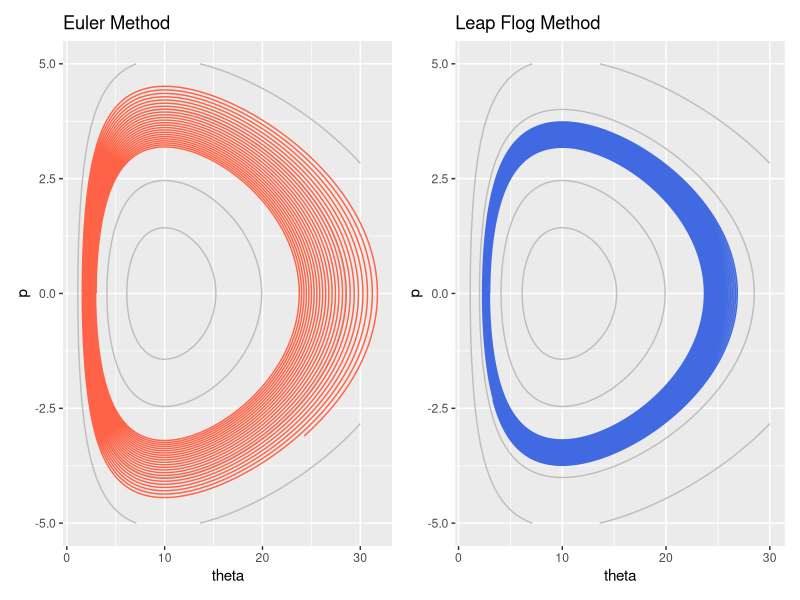
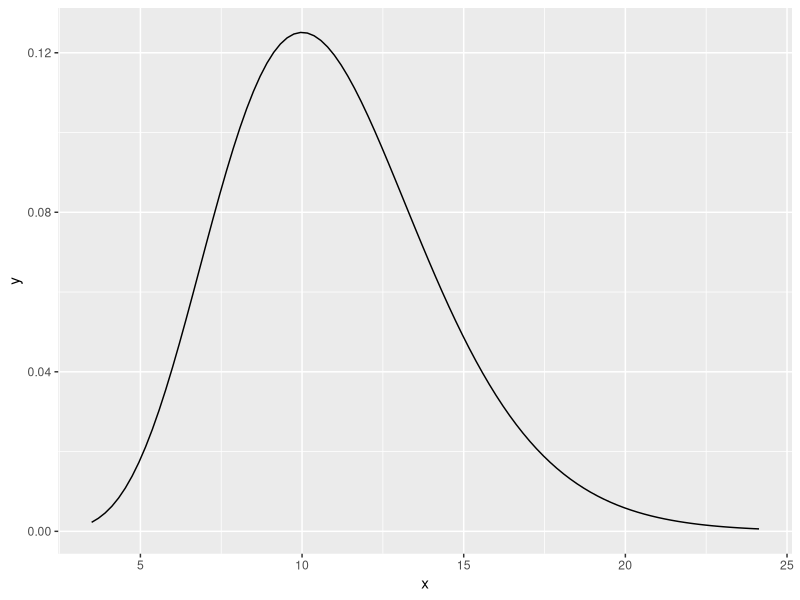
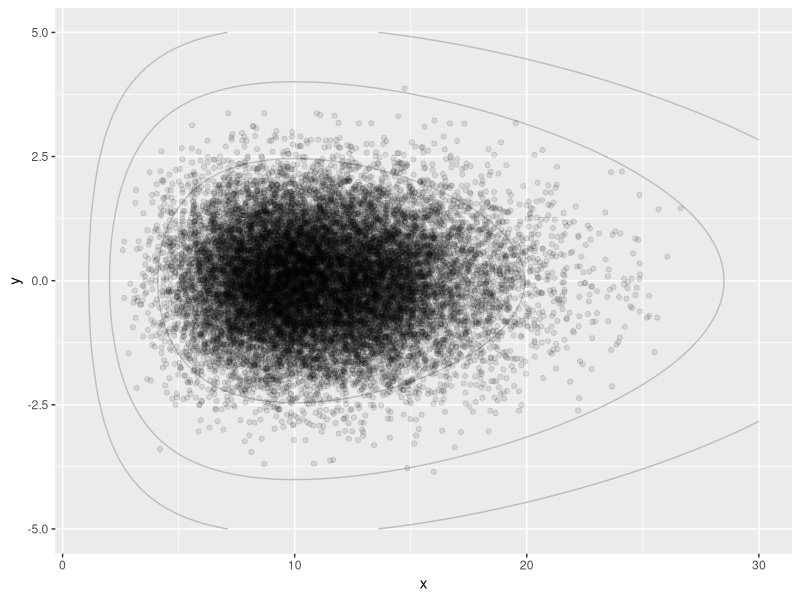
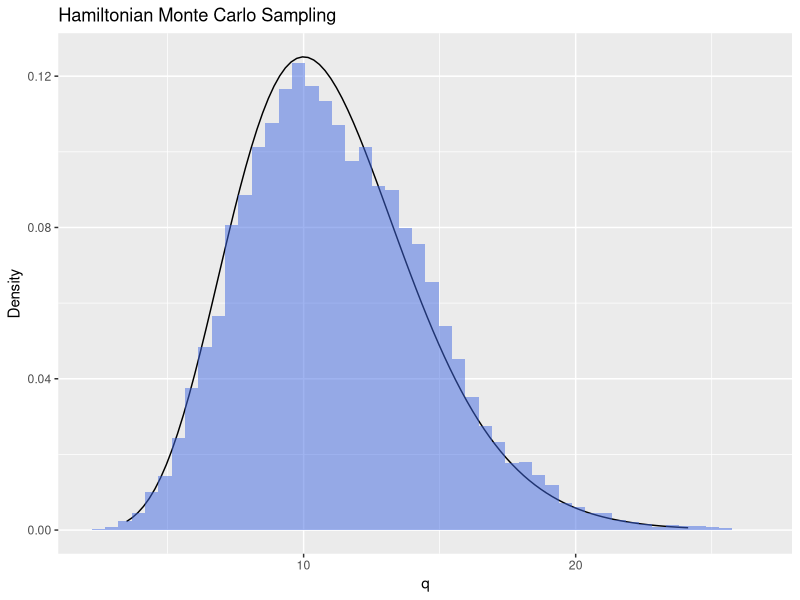

The R script that drew these images, in order:
## ---- chunk 1
knitr::opts_chunk$set(
  echo = TRUE,
  message = FALSE,
  warning = FALSE,
  # out.width = 800,
  # out.height = 600,
  fig.align = "center",
  dev = "ragg_png"
)
## ---- chunk 2
library(tidyverse)
library(patchwork)

eps <- 0.01
lambda <- 1
alpha <- 11
steps <- 50000

deriv_f <- function(x, lambda, alpha) {
  return ((alpha - 1) / x - lambda)
}

x <- seq(0, 30, length.out = 100)
y <- seq(-5, 5, length.out = 100)
df <- expand.grid(x = x, y = y)

euler <- function(q, p, eps, lambda, alpha, deriv_f) {
  q_new <- q + eps * p
  p_new <- p + eps * deriv_f(q, lambda, alpha)
  return(c(q_new, p_new))
}

euler_arr <- matrix(0, ncol = 2, nrow = steps)
euler_arr[1, ] <- c(3.0, 0.0)

for (i in 2:steps) {
  euler_arr[i, ] <- euler(euler_arr[i-1, 1], euler_arr[i-1, 2], eps, lambda, alpha, deriv_f)
}

df_euler <- data.frame(
  "q" = euler_arr[,1],
  "p" = euler_arr[,2]
  )

p1 <- ggplot() + 
  geom_contour(data = df, 
               aes(x ,y, 
                   # Hamiltonian
                   z = y^2/2 - (alpha - 1) * log(x) + lambda * x), 
               breaks = c(-12, -10, -5, 0), col = 'gray') +
  geom_path(data = df_euler, aes(x = q, y = p), color = 'tomato') +
  xlab('theta') + ylab('p') + ggtitle('Euler Method')


leap_flog <- function(q, p, eps, lambda, alpha, deriv_f) {
  p_new <- p + 0.5 * eps * deriv_f(q, lambda, alpha)
  q_new <- q + eps * p_new
  p_new <- p_new + 0.5 * eps * deriv_f(q, lambda, alpha)
  return(c(q_new, p_new))
}

leap_flog_arr <- matrix(0, ncol = 2, nrow = steps)
leap_flog_arr[1, ] <- c(3.0, 0.0)

for (i in 2:steps) {
  leap_flog_arr[i, ] <- leap_flog(leap_flog_arr[i-1, 1], leap_flog_arr[i-1, 2], eps, lambda, alpha, deriv_f)
}

df_leap_flog_arr <- data.frame(
  "q" = leap_flog_arr[,1],
  "p" = leap_flog_arr[,2]
)

p2 <- ggplot() + 
  geom_contour(data = df, 
               aes(x ,y, 
                   # Hamiltonian
                   z = y^2/2 - (alpha - 1) * log(x) + lambda * x), 
               breaks = c(-12, -10, -5, 0), col = 'gray') +
  geom_path(data = df_leap_flog_arr, aes(x = q, y = p), color = 'royalblue') +
  xlab('theta') + ylab('p') + ggtitle('Leap Flog Method')

p1 | p2

## ---- chunk 3
# rm(list=ls())
# 
# # ガンマ分布のパラメタ
# alpha <- 11
# lambda <- 13
# #対数尤度関数のマイナス
# loggamma<-function(theta){lambda * theta - (alpha - 1) * log(theta)}
# #対数尤度関数の微分のマイナス
# Dloggamma<-function(theta){lambda - (alpha - 1)/theta}
# 
# #表5.1、図5.1、図5.2のために
# #リープフロッグ(運動量、位置、高さ、ハミルトニアン)
# hmc01 <- function(ini, p, cc = 15, e = 0.05, E = loggamma, D = Dloggamma) {
#     leapfrog <- function(p, z2, e) {
#       p2 <- p  - e * D(z2) / 2
#       z2 <- z2 + e * p2
#       p2 <- p2 - e * D(z2) / 2
#       list(p2 = p2, z2 = z2)
#     }
#     z <- matrix(0, cc, 4)
#     z[1, 1] <- p
#     z[1, 2] <- z2 <- ini
#     z[1, 3] <- E(z[1, 2])
#     z[1, 4] <- H <- (p ^ 2) / 2 + z[1, 3]
#     for (j in 2:cc) {
#       pz <- leapfrog(p, z2, e)
#       z[j, 1] <- p <- pz$p2
#       z[j, 2] <- z2 <- pz$z2
#       z[j, 3] <- E(z[j, 2])
#       z[j, 4] <- H <- (p^2) / 2 + z[j, 3]
#     }
#     return(z)
#   }
# #リープフロッグの実行
# z01<-hmc01(ini = 0.1, p = 0, cc = 5, e = 0.05)
# # z02<-hmc01(ini=2.4343660,p=-1.143050, cc=15, e=0.05)
# # library(xtable)
# # xtable(z01, digits = 2)
# # xtable(z02, digits = 2)
# 
# #位相空間 ハミルトニアンの計算
# Hami01 <- function(p, theta){(p * p) / 2 + loggamma(theta)}
# 
# #図5.6左
# # par(mfrow=c(1,2))
# # p<-seq(0,5,0.1)
# # theta<-seq(0.05,3.0,along=p)
# # Hamiltonian<-outer(p,theta,Hami01)
# # persp(p,theta,Hamiltonian,theta=-120,phi=30,expand=0.7,col=gray(0.9),cex=1.5, ylab="θ")
# 
# #図5.6右
# p <- seq(-5, 5, 0.1)
# theta <- seq(0.05, 3.0, along = p)
# Hamiltonian <- outer(p, theta, Hami01)
# contour(p, theta, Hamiltonian, nlevels = 15, cex.axis = 1.5, xlab = "p", ylab = "θ", cex.lab = 1.5)
# z01 <- hmc01(ini = 0.1, p = 0, cc = 168, e = 0.01)
# for (i in seq(1, nrow(z01), by = 3)) {
#   points(z01[i, 1], z01[i, 2], pch = 16)
# }
# # par(mfrow=c(1,1))
# #dev.copy2eps(file="z05isou06.eps",family='Japan1')
# 
# 
# # #表5.2
# # rownames(z01)<-1:nrow(z01)
# # z03<-z01[seq(1,nrow(z01),by=10),]
# # xtable(z03, digits = 2)
## ---- chunk 4
library(ggplot2)
library(stats)

alpha <- 11
lambda <- 1
eps <- 0.01
L <- 100
steps <- 20000
warmup <- 5000
lf_arr <- matrix(0, ncol = 2, nrow = steps)
n_accept <- 0

gamma_x <- seq(qgamma(0.001, shape = alpha), qgamma(0.999, shape = alpha), length.out = 100)
gamma_y <- dgamma(gamma_x, shape = alpha, scale = 1/lambda)
df_gamma <- data.frame(x = gamma_x, y = gamma_y)
ggplot(df_gamma, aes(x, y)) + geom_line()

deriv_f <- function(x, lambda, alpha) {
  return(-lambda + (alpha-1) / x)
}

leap_flog <- function(q, p, eps, lambda, alpha, deriv_f) {
  p_new <- p + 0.5 * eps * deriv_f(q, lambda, alpha)
  q_new <- q + eps * p_new
  p_new <- p_new + 0.5 * eps * deriv_f(q_new, lambda, alpha)
  return(c(q_new, p_new))
}

q <- 4.0
p <- 0.0
for (s in 1:steps) {
  hamiltonian_c <- p^2/2 + lambda * q - (alpha-1) * log(q)
  q_c <- q
  p_c <- p
  
  for (i in 1:L) {
    result <- leap_flog(q_c, p_c, eps, lambda, alpha, deriv_f)
    q_c <- result[1]
    p_c <- result[2]
  }
  
  hamiltonian_new <- p_c^2/2 + lambda * q_c - (alpha-1) * log(q_c)
  
  if (runif(1) < exp(hamiltonian_c - hamiltonian_new)) {
    q <- q_c
    p <- p_c
    hamiltonian_c <- hamiltonian_new
    n_accept <- n_accept + 1
  }
  
  lf_arr[s,] <- c(q, p)
  p <- rnorm(1,0,1) 
}

x <- seq(0, 30, length.out = 100)
y <- seq(-5, 5, length.out = 100)
df <- expand.grid(x = x, y = y)
df_leap_flog <- data.frame(q = lf_arr[,1], p = lf_arr[,2])
ggplot() + 
  geom_contour(data = df, 
               aes(x ,y, 
                   # Hamiltonian
                   z = y^2/2 - (alpha - 1) * log(x) + lambda * x), 
               breaks = c(-12, -10, -5, 0), col = 'gray') +
  geom_point(data = df_leap_flog, aes(q, p), alpha = 0.1)
## ---- chunk 5
ggplot() + 
  geom_line(data = df_gamma, aes(x, y)) + 
  geom_histogram(data = df_leap_flog, aes(x = q, y = ..density..),
                 alpha = 0.5, bins = 50, fill = 'royalblue') +
  labs(x = "q", y = "Density", title = 'Hamiltonian Monte Carlo Sampling')
## ---- chunk 6
# 
# #ハミルトニアンモンテカルロ
# #位相空間 ハミルトニアンの計算
# Hami01<-function(p,theta){(p*p)/2 +loggamma(theta)}
# 
# # N=スカラー、サンプリングする乱数の数
# # ini=母数ベクトルの初期値
# # E=関数、対数尤度関数のマイナス（母数ベクトルを入力、スカラーを返す）
# # D=関数、対数尤度関数の微分のマイナス（母数ベクトルを入力、ベクトルを返す）
# # L=スカラー、遷移内の移動時間
# # epsi=リープフロッグ法の精度
# hmc <- function(N,ini,E,D,L=100,epsi=0.01){
#   leapfrog <- function(r,z2,e){
#     r2 <- r  - e * D(z2) / 2
#     z2 <- z2 + e * r2
#     r2 <- r2 - e * D(z2) / 2
#     list(r2=r2,z2=z2)
#   }
#   p<-length(ini)
#   z<- matrix(0,N,p); rr<- matrix(0,N,p);
#   z[1,] <- ini
#   co<- 1; #最初は採択
#   for(i in 2:N) { 
#     r <- rr[i-1,]<-rnorm(p)
#     H <- sum(r^2)/2 + E(z[i-1,]) 
#     #e <- sample(c(-1,1), 1) * runif(1, 0.9, 1.1) * epsi 
#     e <- epsi 
#     z2 <- z[i-1,] 
#     #LL <- sample(L:(L*2),1) 
#     LL <- L 
#     for(j in 1:LL) { 
#       rz<-leapfrog(r,z2,e) 
#       r <- rz$r2
#       z2<- rz$z2
#     } 
#     dH <- H - (sum(r^2)/2 + E(z2)); 
#     if (runif(1) < exp(dH)) {
#       z[i,]<-z2; co<-co+1
#     }else{
#       z[i,]<-z[i-1,]
#     }
#   } 
#   ac<-co/N
#   return(list(z=z,rr=rr,ac=ac))
# }
# 
# #ガンマ分布モデルのための関数の設定
# alpha <- 11; 
# lambda <- 13; 
# #対数尤度関数のマイナス
# loggamma<-function(theta){lambda*theta-(alpha-1)*log(theta)}
# #対数尤度関数の微分のマイナス
# Dloggamma<-function(theta){lambda-(alpha-1)/theta}
# 
# 
# #表5.3
# set.seed(1234)
# fit<-hmc(N=100,ini=c(2.5),E=loggamma,D=Dloggamma)
# mean(fit$z[2:100])
# mean(fit$rr[2:100])
# print(fit$ac)
# fit$z[1:3]
# fit$rr[1:3]
# 
# #図5.7左　フリーハンドで書いている部分があるので再現は難しい
# # par(mfrow=c(1,2))
# # p<-seq(-5,5,0.1);theta<-seq(0.05,3.0,along=p)
# # Hamiltonian<-outer(p,theta,Hami01)
# # contour(p,theta,Hamiltonian,nlevels = 15,cex.axis=1.5,xlab="p",ylab="θ",cex.lab=1.5,xlim=c(-5,5),ylim=c(0.05,3))
# # par(new=T)
# # #plot(fit$rr[1:3],fit$z[1:3],type="p",xlim=c(-5,5),ylim=c(0.05,3),xlab="",ylab="",cex.axis=1.5,cex.lab=1.5)
# # points(fit$rr[1:3],fit$z[1:3],pch=16,cex=2)
# # points(-4.44,fit$z[2],pch=15,cex=2)
# # points(-1.5,fit$z[3],pch=15,cex=2)
# # text(fit$rr[1]+0.1,fit$z[1]+0.1, "t=1",cex=1.5)
# # text(fit$rr[2]+0.1,fit$z[2]+0.1,"t=2",cex=1.5)
# # text(fit$rr[3]+0.1,fit$z[3]+0.1,"t=3",cex=1.5)
# # #xy<-locator(20)
# # #for (i in 1:19){segments(xy$x[i],xy$y[i],xy$x[i+1],xy$y[i+1],lwd=2.5)}
# # #xyxy<-locator(1)
# # #arrows(xy$x[20],xy$y[20],xyxy$x[1],xyxy$y[1],lwd=2.5)
# 
# #図5.7右
# p<-seq(-5,5,0.1);theta<-seq(0.05,3.0,along=p)
# Hamiltonian<-outer(p,theta,Hami01)
# contour(p,theta,Hamiltonian,nlevels = 15,cex.axis=1.5,xlab="p",ylab="θ",cex.lab=1.5,xlim=c(-5,5),ylim=c(0.05,3))
# par(new=T)
# plot(fit$rr,fit$z,type="b",xlim=c(-5,5),ylim=c(0.05,3),xlab="",ylab="",cex.axis=1.5,cex.lab=1.5)
# par(mfrow=c(1,1))
# #dev.copy2eps(file="z05isou07.eps",family='Japan1')
# 
# 
# #図5.8 ガンマ分布　トレースライン
# fit<-hmc(N=1000,ini=c(3.0),E=loggamma,D=Dloggamma)
# plot(fit$z,type="l",xlab="t",ylab="θ",cex.axis=1.5,cex.lab=1.5)
# #dev.copy2eps(file="z05tore08.eps",family='Japan1')
# fit$ac; #採用率

## ---- chunk 7
# # 基礎からのベイズ統計学第5章 5.7 (8)
# 
# # ベータ分布
# beta_p = 10.2
# beta_q = 5.8
# 
# # HMC
# sig = 0.05
# L = 5
# 
# init_theta = 0.1
# init_p = 0
# 
# # 負の対数事後分布
# h <- function(theta) {
#   a = -(beta_p - 1) * log(theta)
#   b = -(beta_q - 1) * log(1 - theta)
#   
#   return(a + b)
# }
# 
# # 負の対数事後分布の微分
# h_dash <- function(theta) {
#   # ゼロ除算回避
#   sigma = 0.000001
#   
#   a = -(beta_p - 1) / ifelse(theta == 0, sigma, theta)
#   b = (beta_q - 1) / ifelse(1 - theta == 0, sigma, 1 - theta)
#   return(a + b)
# }
# 
# # ハミルトニアン
# hamiltonian <- function(theta, p) {
#   return(h(theta) + (1 / 2) * (p^2))
# }
# 
# leapfrog <- function(theta, p) {
#     p = p - (sig / 2) * h_dash(theta)
#     theta = theta + sig * p
#     p = p - (sig / 2) * h_dash(theta)
#   
#   return(list(theta, p))
# }
# 
# thetas = c(init_theta)
# ps = c(init_p)
# h_thetas = c(h(init_theta))
# hamils = c(hamiltonian(init_theta, init_p))
#   
# for (i in 1:L) {
#   moved = leapfrog(tail(thetas, 1), tail(ps, 1))
#   thetas = append(thetas, moved[[1]])
#   ps = append(ps, moved[[2]])
#   h_thetas = append(h_thetas, h(moved[[1]]))
#   hamils = append(hamils, hamiltonian(moved[[1]], moved[[2]]))
# }
#   
# for (i in 0:L + 1) {
#   print(sprintf("p=%f θ=%f h(θ)=%f H(θ,p)=%f", ps[i], thetas[i], h_thetas[i], hamils[i]))
# }
# Warning: NaNs producedWarning: NaNs produced[1] "p=0.000000 θ=0.100000 h(θ)=21.689513 H(θ,p)=21.689513"
# [1] "p=3.119088 θ=0.208333 h(θ)=15.552618 H(θ,p)=20.416972"
# [1] "p=4.425835 θ=0.411909 h(θ)=10.708162 H(θ,p)=20.502170"
# [1] "p=4.789751 θ=0.650917 h(θ)=9.001972 H(θ,p)=20.472829"
# [1] "p=3.957766 θ=0.890884 h(θ)=11.696624 H(θ,p)=19.528579"
# [1] "p=5.905886 θ=1.046693 h(θ)=NaN H(θ,p)=NaN"
## ---- chunk 8
# # 基礎からのベイズ統計学第5章 5.7 (9)
# 
# # ベータ分布
# beta_p = 10.2
# beta_q = 5.8
# 
# # HMC
# sig = 0.01
# L = 15
# 
# init_theta = 0.1
# init_p = 0
# 
# # 負の対数事後分布
# h <- function(theta) {
#   a = -(beta_p - 1) * log(theta)
#   b = -(beta_q - 1) * log(1 - theta)
#   
#   return(a + b)
# }
# 
# # 負の対数事後分布の微分
# h_dash <- function(theta) {
#   # ゼロ除算回避
#   sigma = 0.000001
#   
#   a = -(beta_p - 1) / ifelse(theta == 0, sigma, theta)
#   b = (beta_q - 1) / ifelse(1 - theta == 0, sigma, 1 - theta)
#   return(a + b)
# }
# 
# # ハミルトニアン
# hamiltonian <- function(theta, p) {
#   return(h(theta) + (1 / 2) * (p^2))
# }
# 
# leapfrog <- function(theta, p) {
#   p = p - (sig / 2) * h_dash(theta)
#   theta = theta + sig * p
#   p = p - (sig / 2) * h_dash(theta)
#   
#   return(list(theta, p))
# }
# 
# thetas = c(init_theta)
# ps = c(init_p)
# h_thetas = c(h(init_theta))
# hamils = c(hamiltonian(init_theta, init_p))
# 
# for (i in 1:L) {
#   moved = leapfrog(tail(thetas, 1), tail(ps, 1))
#   thetas = append(thetas, moved[[1]])
#   ps = append(ps, moved[[2]])
#   h_thetas = append(h_thetas, h(moved[[1]]))
#   hamils = append(hamils, hamiltonian(moved[[1]], moved[[2]]))
# }
# 
# for (i in 0:L + 1) {
#   print(sprintf("p=%f θ=%f h(θ)=%f H(θ,p)=%f", ps[i], thetas[i], h_thetas[i], hamils[i]))
# }
# [1] "p=0.000000 θ=0.100000 h(θ)=21.689513 H(θ,p)=21.689513"
# [1] "p=0.847432 θ=0.104333 h(θ)=21.322410 H(θ,p)=21.681480"
# [1] "p=1.627688 θ=0.116949 h(θ)=20.340373 H(θ,p)=21.665056"
# [1] "p=2.302081 θ=0.136887 h(θ)=19.001717 H(θ,p)=21.651506"
# [1] "p=2.863870 θ=0.162990 h(θ)=17.543410 H(θ,p)=21.644286"
# [1] "p=3.324552 θ=0.194164 h(θ)=16.115459 H(θ,p)=21.641782"
# [1] "p=3.700986 θ=0.229481 h(θ)=14.793109 H(θ,p)=21.641757"
# [1] "p=4.009019 θ=0.268184 h(θ)=13.606634 H(θ,p)=21.642750"
# [1] "p=4.261531 θ=0.309662 h(θ)=12.563682 H(θ,p)=21.644007"
# [1] "p=4.468356 θ=0.353415 h(θ)=11.662079 H(θ,p)=21.645180"
# [1] "p=4.636741 θ=0.399029 h(θ)=10.896439 H(θ,p)=21.646121"
# [1] "p=4.771857 θ=0.446150 h(θ)=10.261459 H(θ,p)=21.646767"
# [1] "p=4.877183 θ=0.494466 h(θ)=9.753620 H(θ,p)=21.647078"
# [1] "p=4.954749 θ=0.543693 h(θ)=9.372236 H(θ,p)=21.647003"
# [1] "p=5.005208 θ=0.593561 h(θ)=9.120404 H(θ,p)=21.646457"
# [1] "p=5.027730 θ=0.643797 h(θ)=9.006242 H(θ,p)=21.645278"
## ---- chunk 9
# # 基礎からのベイズ統計学第5章 5.7 (10)
# # ベータ分布
# beta_p <- 10.2
# beta_q <- 5.8
# 
# # HMC
# sig <- 0.01
# L <- 100
# Time <- 1000
# burnin <- 100
# 
# init_theta <- 0.5
# 
# # 負の対数事後分布
# h <- function(theta) {
#   a <- -(beta_p - 1) * log(theta)
#   b <- -(beta_q - 1) * log(1 - theta)
#   
#   return(a + b)
# }
# 
# # 負の対数事後分布の微分
# h_dash <- function(theta) {
#   # ゼロ除算回避
#   sigma = 0
#   
#   a <- -(beta_p - 1) / ifelse(theta == 0, sigma, theta)
#   b <- (beta_q - 1) / ifelse(1 - theta == 0, sigma, 1 - theta)
#   return(a + b)
# }
# 
# # ハミルトニアン
# H <- function(theta, p) {
#   return(h(theta) + (1 / 2) * (p^2))
# }
# 
# # リープ・フロッグ法
# leapfrog <- function(theta, p) {
#   p <- p - (sig / 2) * h_dash(theta)
#   theta = theta + sig * p
#   p <- p - (sig / 2) * h_dash(theta)
#   
#   return(c(theta, p))
# }
# 
# pred <- function(theta, p) {
#   moved <- c(theta, p)
#   for (i in 1:L) {
#     moved <- leapfrog(moved[1], moved[2])
#   }
#   return(moved)
# }
# 
# HMC <- function() {
#   thetas <- c(init_theta)
#   for (i in 1:Time) {
#     random_p <- rnorm(1, 0, 1)[1]
#     candidate <- pred(tail(thetas, 1), random_p)
#     
#     r <- exp(H(tail(thetas, 1), random_p) - H(candidate[1], candidate[2]))
#     
#     next_theta <- ifelse(runif(1) < r, candidate[1], tail(thetas, 1))
#     thetas <- append(thetas, next_theta)
#   }
#   return(thetas)
# }
# 
# result <- HMC()
# print(mean(tail(result, Time - burnin)))
# [1] 0.6392119
